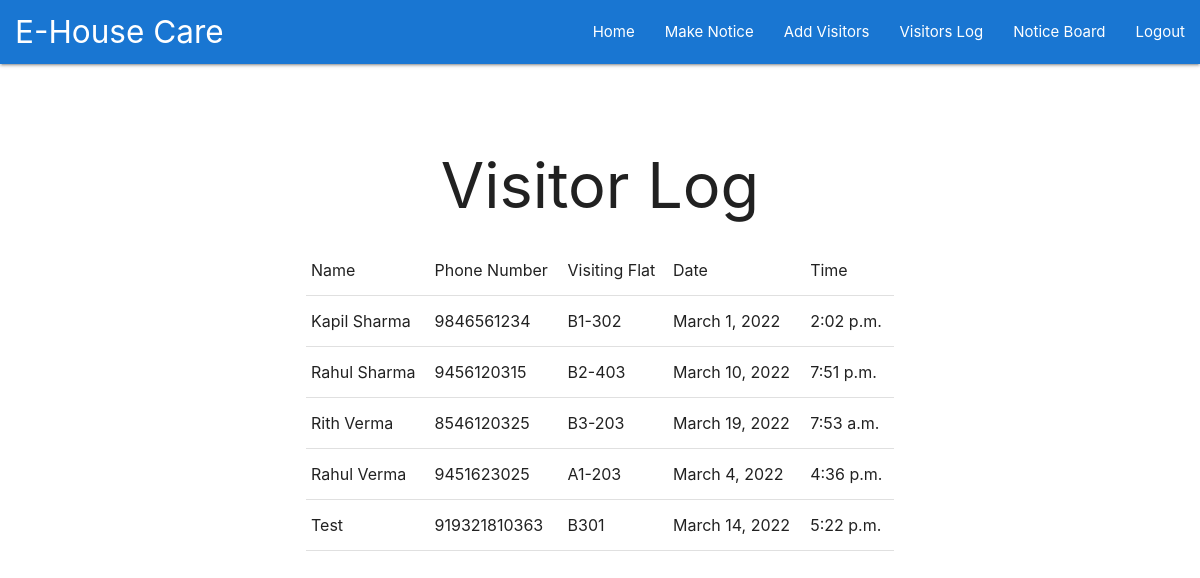
Screenshot of /visitor (signed in) with the database file from the repository.
### main/models.py (models this page shows, shortened)
class Visitor(models.Model):
    visitor_name = models.CharField(max_length=100)
    visitor_phone =  models.IntegerField()
    visiting_flat = models.CharField(max_length=100)
    visiting_date = models.DateField(default=datetime.date.today)
    visiting_time = models.TimeField(default=datetime.datetime.now)

### main/views.py (the view)
# urls.py: path('visitor', views.visitor, name='visitor'),
def visitor(request):
    messages.info(request, 'You are viewing the Visitor Log')
    return render(request, "main/visitor.html", context={'visit': Visitor.objects.all})

### main/templates/main/visitor.html
{% extends "main/header.html" %} {% block content %}
<div class="container">
  <h1 style="text-align:center;">Visitor Log</h1>
  <table border=1>
    <tr>
      <td>Name</td>
      <td>Phone Number</td>
      <td>Visiting Flat</td>
      <td>Date</td>
      <td>Time</td>
    </tr>
    {% for v in visit %}
    <tr>
      <td>{{v.visitor_name}}</td>
      <td>{{v.visitor_phone}}</td>
      <td>{{v.visiting_flat}}</td>
      <td>{{v.visiting_date}}</td>
      <td>{{v.visiting_time}}</td>
    </tr>
    {% endfor %}
  </table>
{% endblock %}

### rows the page displays
Visitor: visitor_name "Kapil Sharma", visitor_phone "9846561234", visiting_flat "B1-302", visiting_date "March 1, 2022", visiting_time "2:02 p.m."
Visitor: visitor_name "Rahul Sharma", visitor_phone "9456120315", visiting_flat "B2-403", visiting_date "March 10, 2022", visiting_time "7:51 p.m."
Visitor: visitor_name "Rith Verma", visitor_phone "8546120325", visiting_flat "B3-203", visiting_date "March 19, 2022", visiting_time "7:53 a.m."
Visitor: visitor_name "Rahul Verma", visitor_phone "9451623025", visiting_flat "A1-203", visiting_date "March 4, 2022", visiting_time "4:36 p.m."
Visitor: visitor_name "Test", visitor_phone "919321810363", visiting_flat "B301", visiting_date "March 14, 2022", visiting_time "5:22 p.m."
